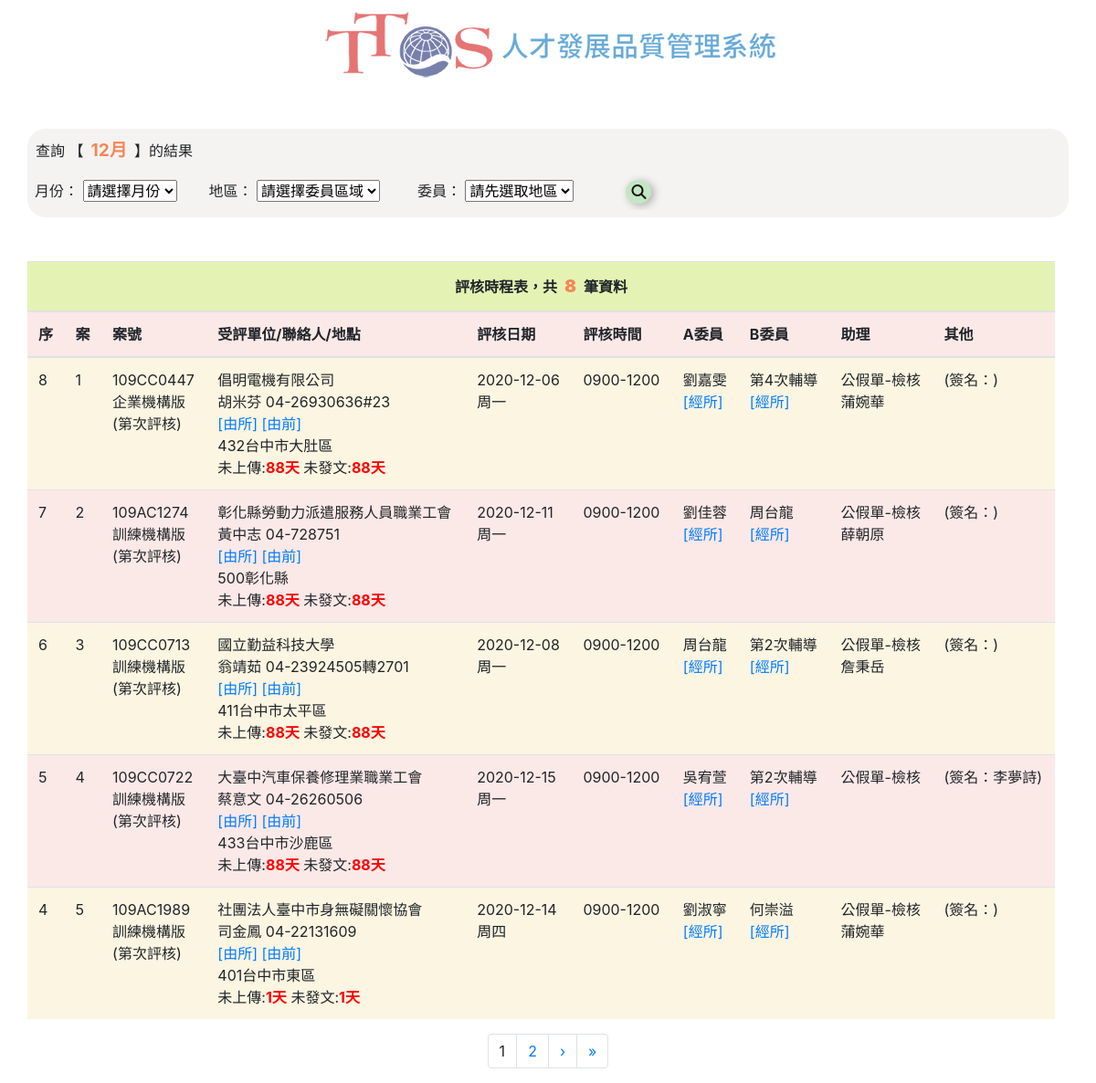
The page / on the database its author committed.
### tables this page shows
CREATE TABLE `case_number` (
  `c_id` int(11) NOT NULL,
  `c_no` varchar(10) NOT NULL COMMENT '案號',
  `c_com_a` varchar(10) NOT NULL COMMENT '委員A',
  `c_com_b` varchar(10) NOT NULL COMMENT '委員B',
  `c_ass` varchar(10) NOT NULL COMMENT '助理',
  `c_job` varchar(10) NOT NULL COMMENT '發文/上傳',
  `c_sign` varchar(10) NOT NULL COMMENT '簽名'
);

CREATE TABLE `object` (
  `ob_id` int(11) NOT NULL,
  `ob_ver` enum('企業機構版','訓練機構版','外訓版','辦訓能力檢核表') NOT NULL COMMENT '評核版本',
  `ob_office` varchar(20) NOT NULL COMMENT '受評單位',
  `ob_add_c` varchar(20) NOT NULL COMMENT '公司地址',
  `ob_ass_a` varchar(20) NOT NULL COMMENT '諮詢地址',
  `ob_count` varchar(10) NOT NULL COMMENT '輔導次數',
  `ob_evcount` varchar(10) NOT NULL COMMENT '評核次數',
  `ob_no` varchar(10) NOT NULL COMMENT '案號',
  `ob_con_name` varchar(10) NOT NULL COMMENT '聯絡人'
);

CREATE TABLE `contact` (
  `con_id` int(11) NOT NULL,
  `con_name` varchar(10) NOT NULL COMMENT '聯絡人姓名',
  `con_title` varchar(10) NOT NULL COMMENT '聯絡人職稱',
  `con_phone` varchar(20) NOT NULL COMMENT '聯絡人電話',
  `con_email` varchar(64) NOT NULL COMMENT '聯絡人email',
  `con_no` varchar(10) NOT NULL COMMENT '案號'
);

CREATE TABLE `job` (
  `job_id` int(11) NOT NULL,
  `job_upload` varchar(10) NOT NULL COMMENT '結案上傳',
  `job_closed` varchar(10) NOT NULL COMMENT '結案發文',
  `job_ps` varchar(255) NOT NULL COMMENT '備註'
);

CREATE TABLE `date` (
  `d_id` int(11) NOT NULL,
  `d_date` date NOT NULL COMMENT '評核日期',
  `d_week` varchar(10) NOT NULL COMMENT '評核星期',
  `d_per` varchar(10) NOT NULL COMMENT '評核時段',
  `d_no` varchar(10) NOT NULL COMMENT '案號'
);

CREATE TABLE `committee_a` (
  `com_a_id` int(11) NOT NULL,
  `com_a` varchar(10) NOT NULL COMMENT '委員a',
  `com_area` int(10) NOT NULL COMMENT '區域',
  `com_a_addr` varchar(20) NOT NULL COMMENT '地址',
  `com_a_mail` varchar(20) NOT NULL COMMENT 'Email'
);

CREATE TABLE `assistant` (
  `ass_id` int(11) NOT NULL,
  `ass_actual` varchar(10) NOT NULL COMMENT '實際助理',
  `ass_sign` varchar(10) NOT NULL COMMENT '簽單助理',
  `ass_acc` varchar(10) NOT NULL COMMENT '陪同助理',
  `ass_addr` varchar(20) NOT NULL COMMENT '地址',
  `ass_mail` varchar(20) NOT NULL COMMENT 'Email'
);

CREATE TABLE `committee_b` (
  `com_b_id` int(11) NOT NULL,
  `com_b` varchar(10) NOT NULL COMMENT '委員b',
  `com_b_addr` varchar(10) NOT NULL COMMENT '地址',
  `com_b_mail` varchar(20) NOT NULL COMMENT 'Email'
);

### index.php (the view, shortened to what this page needs)
<?php
	require_once "connMysql.php";
	$pageRow_records = 5;
	$num_pages = 1;
	$startRow_records = ($num_pages - 1) * $pageRow_records;
	$now_date = date("Y-m-d");
	$date_arr = explode("-", $now_date);
	$now_month = $date_arr[1];
	$sql_query_search = "SELECT case_number.c_no, case_number.c_id, case_number.c_sign, object.ob_office, object.ob_ver, object.ob_add_c, object.ob_count, object.ob_evcount, committee_a.com_a, committee_a.com_a_addr, committee_a.com_a_mail, committee_b.com_b, committee_b.com_b_addr, committee_b.com_b_mail, assistant.ass_actual, assistant.ass_addr, assistant.ass_mail, `date`.d_date, `date`.`d_week`, `date`.`d_per`, contact.con_name, contact.con_phone,  contact.con_email, job.job_upload, job.job_closed FROM case_number JOIN committee_a ON committee_a.com_a_id = case_number.c_com_a LEFT OUTER JOIN committee_b ON committee_b.com_b_id = case_number.c_com_b LEFT OUTER JOIN assistant ON case_number.c_ass = assistant.ass_id LEFT OUTER JOIN object ON object.ob_no = case_number.c_id JOIN `date` ON `date`.`d_no` = case_number.c_id LEFT OUTER JOIN contact ON contact.con_id = object.ob_con_name LEFT OUTER JOIN job ON case_number.c_job = job.job_id";
	if ((isset($_SESSION["action"]) && $_SESSION["action"] == "search") || ($_GET["page"] && isset($_SESSION["action"]) && $_SESSION["action"] == "search")) {
		if (isset($_SESSION["month"]) && isset($_SESSION["name"])) {
			$condition_query_search = "{$sql_query_search} WHERE (d_date LIKE ? AND committee_a.com_a = ?) OR (d_date LIKE ? AND committee_b.com_b = ?) ORDER BY case_number.c_id ASC";
			$limit_query_search = "{$condition_query_search} LIMIT {$startRow_records}, {$pageRow_records}";
			$stmt_limit = $db_link->prepare($limit_query_search);
			$stmt_limit->bind_param("ssss", $s_month, $s_name, $s_month, $s_name);
			$s_month = "%-" . $_SESSION["month"] . "-%";
			$s_name = $_SESSION["name"];
			$all_RecBoard = $db_link->query("{$sql_query_search} WHERE (d_date LIKE '{$s_month}' AND committee_a.com_a = '{$s_name}') OR (d_date LIKE '{$s_month}' AND committee_b.com_b = '{$s_name}')");
			$total_rec = $all_RecBoard->num_rows;
			$stmt_limit->execute();
			$stmt_limit->bind_result($caseno, $casecid, $csign, $oboffice, $obver, $obaddc, $obcount, $obevcount, $coma, $comaaddr, $comamail, $comb, $comabaddr, $combmail, $assactual, $assaddr, $assmail, $ddate, $dweek, $dper, $conname, $conphone, $conemail, $jobupload, $jobclosed);
			$show_month = $_SESSION["month"];
		} else {
			$condition_query_search = "{$sql_query_search} WHERE d_date LIKE ? OR committee_a.com_a = ? OR committee_b.com_b = ? ORDER BY case_number.c_id ASC";
			$limit_query_search = "{$condition_query_search} LIMIT {$startRow_records}, {$pageRow_records}";
			$stmt_limit = $db_link->prepare($limit_query_search);
			$stmt_limit->bind_param("sss", $s_month, $s_name, $s_name);
			if (empty($_SESSION["month"])) {
				$s_month = $_SESSION["month"];
			} else {
				$s_month = "%-" . $_SESSION["month"] . "-%";
			}
			$s_name = $_SESSION["name"];
			$all_RecBoard = $db_link->query("{$sql_query_search} WHERE d_date LIKE '{$s_month}' OR committee_a.com_a = '{$s_name}' OR committee_b.com_b = '{$s_name}'");
			$total_rec = $all_RecBoard->num_rows;
			$stmt_limit->execute();
			$stmt_limit->bind_result($caseno, $casecid, $csign, $oboffice, $obver, $obaddc, $obcount, $obevcount, $coma, $comaaddr, $comamail, $comb, $comabaddr, $combmail, $assactual, $assaddr, $assmail, $ddate, $dweek, $dper, $conname, $conphone, $conemail, $jobupload, $jobclosed);
			$show_month = $_SESSION["month"];
		}
	} else {
		$condition = "{$sql_query_search} WHERE d_date LIKE ? ORDER BY case_number.c_id ASC";
		$limit_query = "{$condition} LIMIT {$startRow_records}, {$pageRow_records}";
		$stmt_limit = $db_link->prepare($limit_query);
		$stmt_limit->bind_param("s", $s_month);
		$s_month = "%-" . $now_month . "-%";
		$all_RecBoard = $db_link->query("{$sql_query_search} WHERE d_date LIKE '{$s_month}'");
		$total_rec = $all_RecBoard->num_rows;
		$stmt_limit->execute();
		$stmt_limit->bind_result($caseno, $casecid, $csign, $oboffice, $obver, $obaddc, $obcount, $obevcount, $coma, $comaaddr, $comamail, $comb, $comabaddr, $combmail, $assactual, $assaddr, $assmail, $ddate, $dweek, $dper, $conname, $conphone, $conemail, $jobupload, $jobclosed);
		$show_month = $now_month;
	}
	$total_pages = ceil($total_rec / $pageRow_records);
?>
<!DOCTYPE html>
<html lang="zh-tw">
<head>
	<link rel="stylesheet" href="https://stackpath.bootstrapcdn.com/bootstrap/4.1.3/css/bootstrap.min.css">
	<link rel="stylesheet" type="text/css" href="additional.css">
</head>
<body>
	<div id="all" class="container">
		<div class="row  justify-content-center">
			<div align="center"><img src="logo_1211.png" class="img-fluid" alt="Responsive image"></div>
			<div class="col-lg-12 searchbar">
				<form action="" method="post" name="form1" class="table-responsive">
					<table class="conatiner">
						<tbody class="row">
							<tr class="col-lg-12 mb-3">
								<td class="">查詢
									<?php if (!empty($show_month)) {
										if (empty($_SESSION["name"])) {
											echo '【<span class="clr">' . $show_month . '月</span>】的結果';
										} else {
											echo '【<span class="clr">' . $show_month . '月</span>】【<span class="clr">' . $_SESSION["name"] . '</span>】的結果';
										}
									} else {
										echo '【<span class="clr">' . $_SESSION["name"] . '</span>】的結果';
									} ?>
								</td>
							</tr>
							<tr class="col-lg-12 row">
								<td class="col-lg-3">
									<label for="month">月份：</label>
									<select name="month" id="month">
										<option disabled selected value="">請選擇月份</option>
									</select>
								</td>
								<td class="col-lg-4">
									<label for="area">地區：</label>
									<select name="area" id="area">
										<option disabled selected value="">請選擇委員區域</option>
									</select>
								</td>
								<td class="col-lg-4">
									<label for="name">委員：</label>
									<select name="name" id="name">
										<option disabled selected value="">請先選取地區</option>
									</select>
								</td>
								<td class="col-lg-1 searchbtn">
									<input type="submit" id="button" value="&#xf002">
								</td>
							</tr>
						</tbody>
					</table>
				</form>
			</div>
			<div class="col-lg-12 container">
				<div class="row justify-content-center table-responsive">
					<table class="table content">
						<thead>
							<tr>
								<th class="text-center" colspan="10">評核時程表，共<span class="clr"><?php echo $total_rec; ?></span>筆資料</th>
							</tr>
							<tr>
								<th class="d-none d-lg-table-cell">序</th>
								<th class="d-none d-lg-table-cell">案</th>
								<th class="d-none d-lg-table-cell">案號</th>
								<th class="d-lg-table-cell">受評單位/聯絡人/地點</th>
								<th class="d-lg-table-cell">評核日期</th>
								<th class="d-lg-table-cell">評核時間</th>
								<th class="d-lg-table-cell">A委員</th>
								<th class="d-lg-table-cell">B委員</th>
								<th class="d-lg-table-cell">助理</th>
								<th class="d-none d-lg-table-cell">其他</th>
							</tr>
						</thead>
						<tbody>
							<?php while ($stmt_limit->fetch()) { ?>
								<tr>
									<td class="d-none d-lg-table-cell"><?php echo $_SESSION["total"]--; ?></td>
									<td class="d-none d-lg-table-cell"><?php echo $casecid; ?></td>
									<td class="d-none d-lg-table-cell">
										<?php echo $caseno; ?><br><?php echo $obver; ?><br>(第<?php echo $obevcount; ?>次評核)
									</td>
									<td class="d-lg-table-cell">
										<?php echo $oboffice; ?><br><?php echo $conname; ?>&nbsp;<?php echo $conphone; ?><br><a href="https://www.google.com/maps/dir/?api=1&origin=台中市東區仁和路482號&destination=<?php echo $obaddc; ?>&travelmode=driving" target="_blank">[由所]</a>&nbsp;<a href="https://www.google.com/maps/search/?api=1&query=<?php echo $obaddc; ?>&travelmode=driving" target="_blank">[由前]</a><br><?php echo $obaddc; ?><br>未上傳:<span style="color: red;font-weight: bolder;"><?php echo $jobupload; ?></span>&nbsp;未發文:<span style="color: red;font-weight: bolder;"><?php echo $jobclosed; ?></span>
									</td>
									<td class="d-lg-table-cell">
										<?php echo $ddate; ?><br><?php echo $dweek; ?>
									</td>
									<td class="d-lg-table-cell">
										<?php echo $dper; ?>
									</td>
									<td class="d-lg-table-cell">
										<?php echo $coma; ?>
										<br><?php echo $comaaddr; ?>
										<a href="https://www.google.com/maps/dir/?api=1&waypoints=台中市東區仁和路482號&destination=<?php echo $comaaddr; ?>&travelmode=driving" target="_blank">[經所]
										</a>
										<br><?php echo $comamail; ?>
									</td>
									<?php if (!empty($obcount)) { ?>
										<td class="d-lg-table-cell">
											第<?php echo $obcount; ?>次輔導
											<br><?php echo $combaddr; ?>
											<a href="https://www.google.com/maps/dir/?api=1&waypoints=台中市東區仁和路482號&destination=<?php echo $combaddr; ?>&travelmode=driving" target="_blank">[經所]
											</a>
											<br><?php echo $combmail; ?>
										<?php } else { ?>
										<td class="d-lg-table-cell">
											<?php echo $comb; ?>
											<br><?php echo $combaddr; ?>
											<a href="https://www.google.com/maps/dir/?api=1&waypoints=台中市東區仁和路482號&destination=<?php echo $combaddr; ?>&travelmode=driving" target="_blank">[經所]
											</a>
											<br><?php echo $combmail; ?>
										<?php } ?>
										</td>
										<td class="d-lg-table-cell">
											公假單-檢核
											<br><?php echo $assactual; ?>
											<br><?php echo $assaddr; ?>
											<br><?php echo $assmail; ?>
										</td>
										<td class="d-none d-lg-table-cell">
											<?php if (empty($assactual)) {
												echo '(簽名：' . $csign . ')';
											} else {
												echo '(簽名：)';
											} ?>
										</td>
								</tr>
							<?php }
							?>
						</tbody>
					</table>
				</div>
			</div>
			<nav aria-label="Page navigation example col-lg-12">
				<ul class="pagination">
					<?php for ($i = 1; $i <= $total_pages; $i++) {
						if ($i == $num_pages) {
							echo '<li class="page-item"><a class="page-link">' . $i . '</a></li>';
						} else {
							echo '<li class="page-item"><a class="page-link" href="?page=' . $i . '">' . $i . '</a><input type="hidden" name="action" value="search"></li>';
						}
					} ?>
					<?php if ($num_pages < $total_pages) {
					?>
						<li>
							<a class="page-link" href="?page=<?php echo $num_pages + 1; ?>">
								<span aria-hidden="true">&rsaquo;</span>
							</a>
						<li class="page-item">
							<a class="page-link" href="?page=<?php echo $total_pages; ?>" aria-label="Next">
								<span aria-hidden="true">&raquo;</span>
							</a>
						</li>
					<?php } ?>
				</ul>
			</nav>
		</div>
	</div>
</body>
</html>

### additional.css (style rules this page uses)
html, body { font-size: medium; }
.searchbar { background-color: #a79c8e1f; border-radius: 20px; margin: 3em auto; padding: 0.5em; }
.content thead tr:first-child { background-color: #cbe86b83; }
.content tr:nth-child(odd) { background-color: #f8ecc98a; }
.content tr:nth-child(even) { background-color: #f1bbba54; }
.clr { color: #f68657; font-weight: bolder; font-size: 1.2em; margin: 0 0.5rem; }
input[type='submit'] { font-family: FontAwesome; background-color: #8cd79077; color: #121212; cursor: pointer; border: none; border-radius: 50%; outline-style: none; -webkit-box-shadow: 3px 2px 10px 0px rgba(0, 0, 0, 0.3); box-shadow: 3px 2px 10px 0px rgba(0, 0, 0, 0.3); transition: all 0.2s ease-in; }
.col-lg-1, .col-lg-3, .col-lg-4, .col-lg-12 { padding-right: 0; }
.col-lg-4 { flex: 0 0 30%; }

### rows shown on the page
case_number: c_id "1", c_no "109CC0447", object.ob_ver "企業機構版", object.ob_office "倡明電機有限公司", contact.con_name "胡米芬", contact.con_phone "04-26930636#23", object.ob_add_c "432台中市大肚區", job.job_upload "88天", job.job_closed "88天", date.d_date "2020-12-06", date.d_week "周一", date.d_per "0900-1200", committee_a.com_a "劉嘉雯", object.ob_count "4", assistant.ass_actual "蒲婉華", shows "(簽名：)"
case_number: c_id "2", c_no "109AC1274", object.ob_ver "訓練機構版", object.ob_office "彰化縣勞動力派遣服務人員職業工會", contact.con_name "黃中志", contact.con_phone "04-728751", object.ob_add_c "500彰化縣", job.job_upload "88天", job.job_closed "88天", date.d_date "2020-12-11", date.d_week "周一", date.d_per "0900-1200", committee_a.com_a "劉佳蓉", committee_b.com_b "周台龍", assistant.ass_actual "薛朝原", shows "(簽名：)"
case_number: c_id "3", c_no "109CC0713", object.ob_ver "訓練機構版", object.ob_office "國立勤益科技大學", contact.con_name "翁靖茹", contact.con_phone "04-23924505轉2701", object.ob_add_c "411台中市太平區", job.job_upload "88天", job.job_closed "88天", date.d_date "2020-12-08", date.d_week "周一", date.d_per "0900-1200", committee_a.com_a "周台龍", object.ob_count "2", assistant.ass_actual "詹秉岳", shows "(簽名：)"
case_number: c_id "4", c_no "109CC0722", object.ob_ver "訓練機構版", object.ob_office "大臺中汽車保養修理業職業工會", contact.con_name "蔡意文", contact.con_phone "04-26260506", object.ob_add_c "433台中市沙鹿區", job.job_upload "88天", job.job_closed "88天", date.d_date "2020-12-15", date.d_week "周一", date.d_per "0900-1200", committee_a.com_a "吳宥萱", object.ob_count "2", c_sign "李夢詩"
case_number: c_id "5", c_no "109AC1989", object.ob_ver "訓練機構版", object.ob_office "社團法人臺中市身無礙關懷協會", contact.con_name "司金鳳", contact.con_phone "04-22131609", object.ob_add_c "401台中市東區", job.job_upload "1天", job.job_closed "1天", date.d_date "2020-12-14", date.d_week "周四", date.d_per "0900-1200", committee_a.com_a "劉淑寧", committee_b.com_b "何崇溢", assistant.ass_actual "蒲婉華", shows "(簽名：)"

### other values the page prints
$show_month "12"
$total_rec "8"
